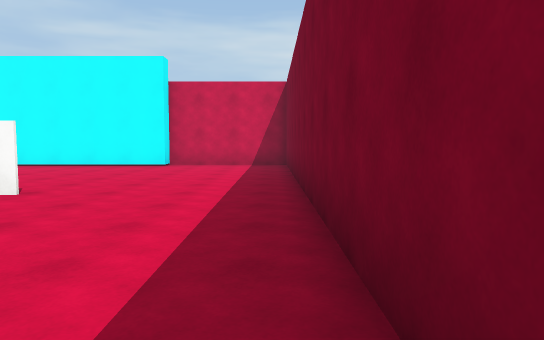
View 1 (above)

21 first-person views from a walk through a scene from a Unity 3-D project. The camera is 1.3 m above the floor, tilts 4° down and sees 70° across. The floor is counted in squares, 2 m on a side. Each view is taken from the middle of a square. On the plan, view 1 faces up. The plan holds only what a view shows up to about 11 squares ahead; the rest is blank. The player character is not drawn. Surface patterns are stand-ins for the level's own textures.

View 2
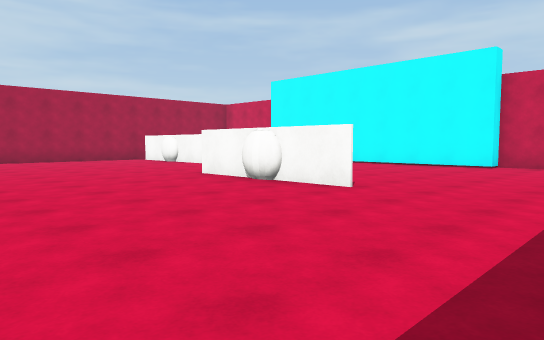

View 3
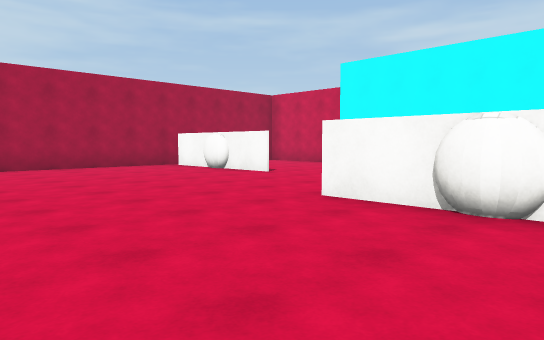

View 4
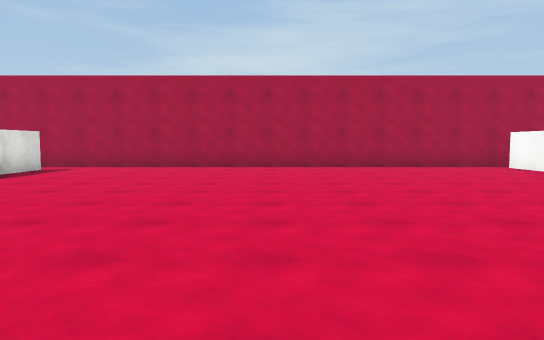

View 5
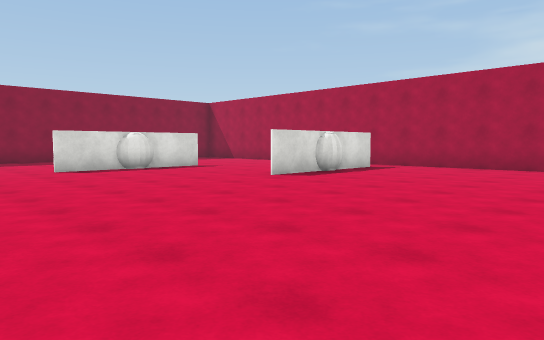

View 6
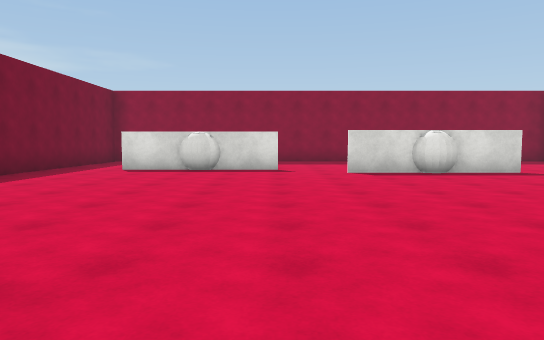

View 7
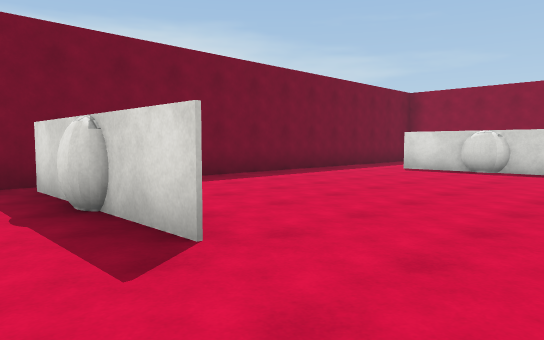

View 8
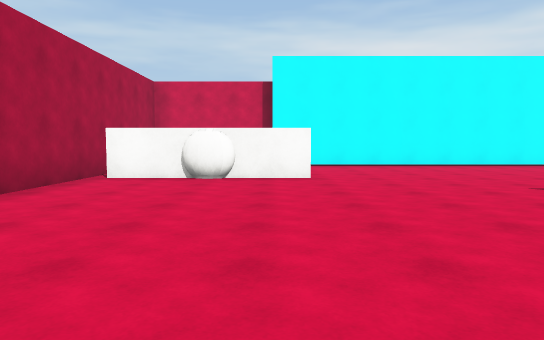

View 9
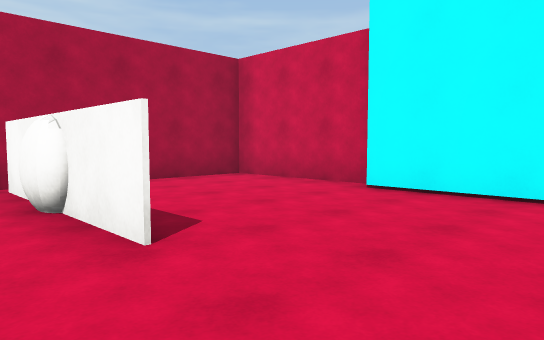

View 10
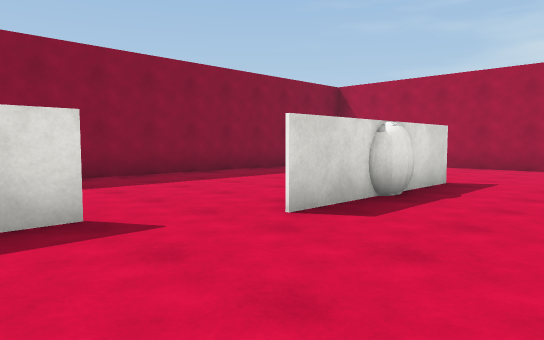

View 11
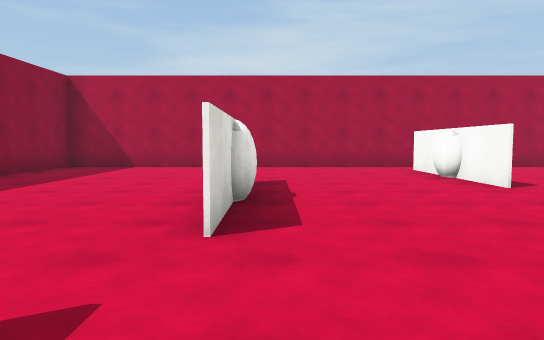

View 12
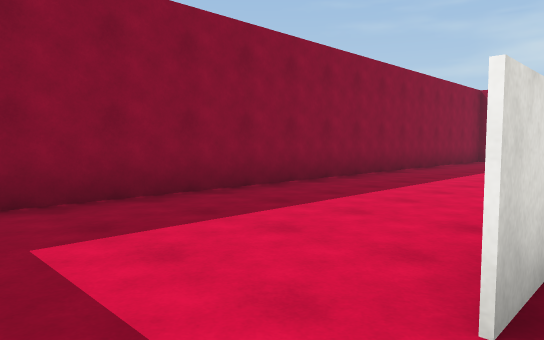

View 13
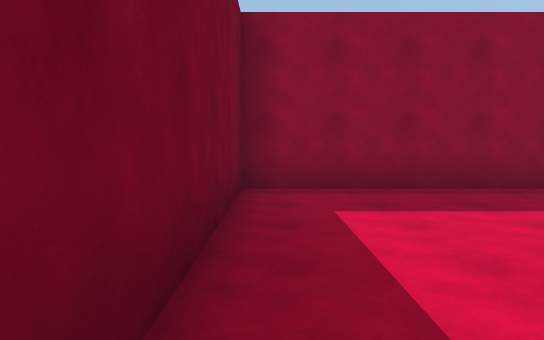

View 14
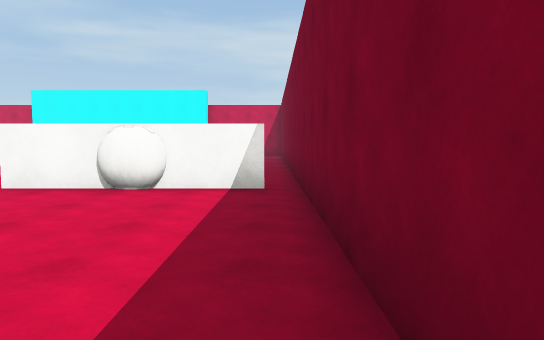

View 15
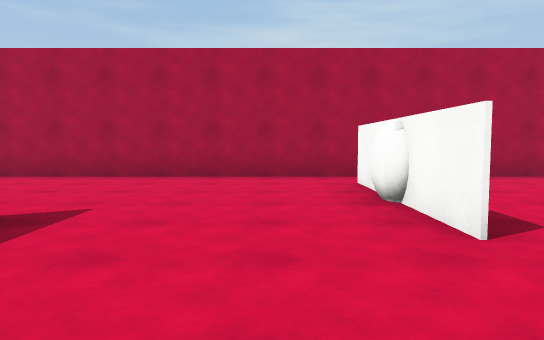

View 16
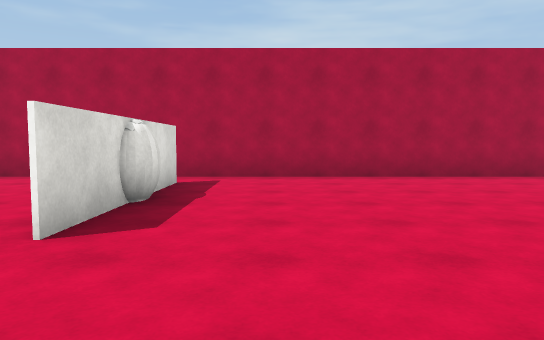

View 17
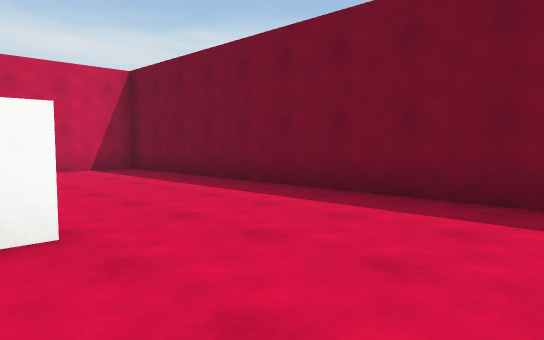

View 18
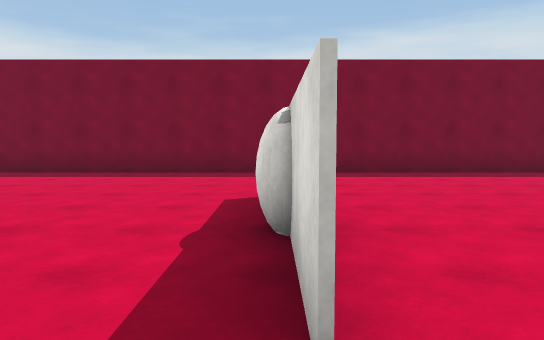

View 19
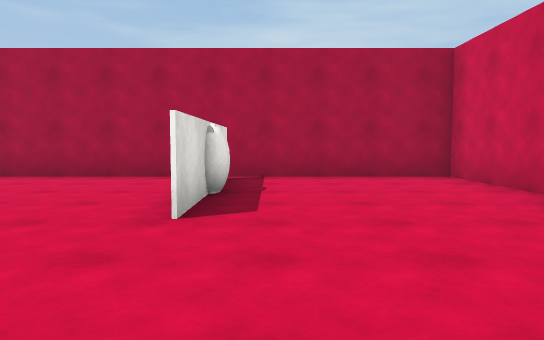

View 20
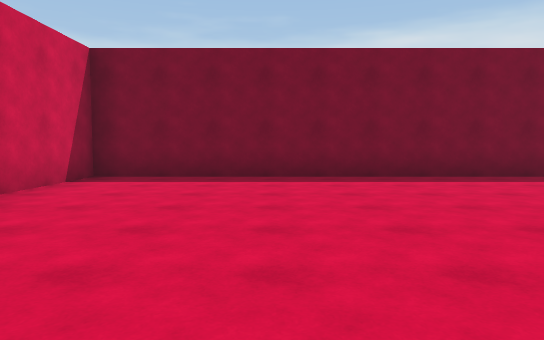

View 21
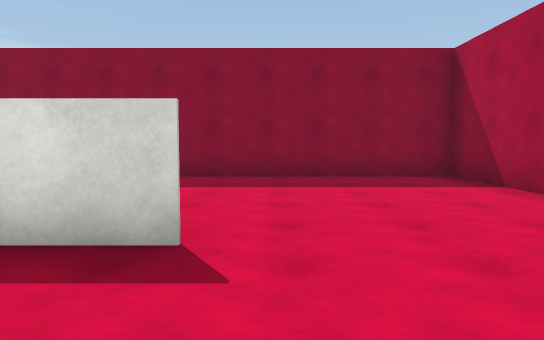

### Floor plan
Ten units are one square. View 1 is at (0, 0); x grows to the right and y downward. Boxes are objects, and circles mark ways between rooms. Rooms are numbered by the first view taken in them; rooms with no view inside come last. Other rooms are left out.
<svg viewBox="-149 -119 158 258">
<path fill="none" stroke="#000" d="M-70 -49 -54 -49M-39 14 -22 14M-31 -48 -70 -48M-22 15 -39 15M-102 -71 -119 -71M-15 14 0 14M-119 -72 -102 -72M-124 -71 -141 -71M-112 46 -95 46 -104 46M0 15 -18 15M-134 46 -118 46M-112 -114 -144 -114 -144 55M-82 84 -66 84M-105 84 -88 84M-52 94 -35 94M-30 94 -14 94M4 94 4 -114 -30 -114 -30 -109 -110 -109M-104 46 -116 46M-119 46 -134 46M-144 55 -144 134 4 134 4 94"/>
<circle cx="-100" cy="65" r="3" fill="#2a7"/>
<circle cx="-140" cy="50" r="3" fill="#2a7"/>
<circle cx="-5" cy="90" r="3" fill="#2a7"/>
<circle cx="-60" cy="80" r="3" fill="#2a7"/>
<text x="-70" y="-20">1</text>
<text x="-80" y="110">2</text>
</svg>
Room 1 opens to room 2.

Where each view was taken, in squares from view 1:
view 1: 0 up, 0 right, facing up
view 2: 0 up, 0 right, facing up-left
view 3: 1 up, 4 left, facing up-left
view 4: 1 up, 4 left, facing left
view 5: 1 up, 4 left, facing down-left
view 6: 0 up, 5 left, facing down
view 7: 0 up, 6 left, facing down-right
view 8: 0 up, 11 left, facing up
view 9: 6 up, 8 left, facing up-left
view 10: 6 down, 4 left, facing down-left
view 11: 8 down, 4 left, facing left
view 12: 9 down, 0 right, facing down-left
view 13: 8 down, 0 right, facing down
view 14: 7 down, 0 right, facing up
view 15: 6 down, 7 left, facing left
view 16: 3 down, 7 left, facing left
view 17: 2 up, 4 left, facing up-right
view 18: 5 up, 8 left, facing right
view 19: 8 up, 7 left, facing left
view 20: 8 up, 7 left, facing right
view 21: 6 down, 11 left, facing down
